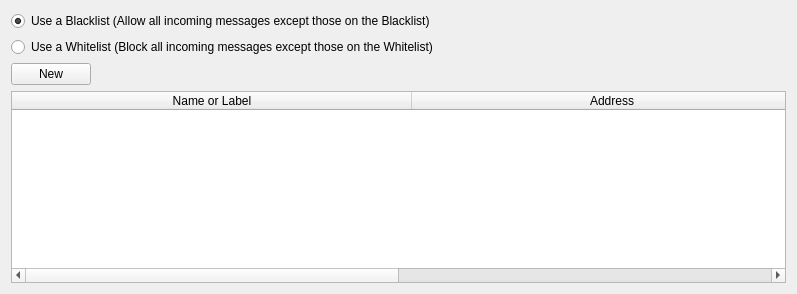
      <widget class="QWidget" name="blackwhitelist">
       <attribute name="icon">
        <iconset resource="bitmessage_icons.qrc">
         <normaloff>:/newPrefix/images/blacklist.png</normaloff>:/newPrefix/images/blacklist.png</iconset>
       </attribute>
       <attribute name="title">
        <string>Blacklist</string>
       </attribute>
       <layout class="QGridLayout" name="gridLayout_6">
        <item row="0" column="0" colspan="2">
         <widget class="QRadioButton" name="radioButtonBlacklist">
          <property name="text">
           <string>Use a Blacklist (Allow all incoming messages except those on the Blacklist)</string>
          </property>
          <property name="checked">
           <bool>true</bool>
          </property>
         </widget>
        </item>
        <item row="1" column="0" colspan="2">
         <widget class="QRadioButton" name="radioButtonWhitelist">
          <property name="text">
           <string>Use a Whitelist (Block all incoming messages except those on the Whitelist)</string>
          </property>
         </widget>
        </item>
        <item row="2" column="0">
         <widget class="QPushButton" name="pushButtonAddBlacklist">
          <property name="text">
           <string>New</string>
          </property>
         </widget>
        </item>
        <item row="2" column="1">
         <spacer name="horizontalSpacer_8">
          <property name="orientation">
           <enum>Qt::Horizontal</enum>
          </property>
          <property name="sizeHint" stdset="0">
           <size>
            <width>689</width>
            <height>20</height>
           </size>
          </property>
         </spacer>
        </item>
        <item row="3" column="0" colspan="2">
         <widget class="QTableWidget" name="tableWidgetBlacklist">
          <property name="alternatingRowColors">
           <bool>true</bool>
          </property>
          <property name="selectionMode">
           <enum>QAbstractItemView::SingleSelection</enum>
          </property>
          <property name="selectionBehavior">
           <enum>QAbstractItemView::SelectRows</enum>
          </property>
          <property name="sortingEnabled">
           <bool>true</bool>
          </property>
          <attribute name="horizontalHeaderCascadingSectionResizes">
           <bool>true</bool>
          </attribute>
          <attribute name="horizontalHeaderDefaultSectionSize">
           <number>400</number>
          </attribute>
          <attribute name="horizontalHeaderHighlightSections">
           <bool>false</bool>
          </attribute>
          <attribute name="horizontalHeaderShowSortIndicator" stdset="0">
           <bool>false</bool>
          </attribute>
          <attribute name="horizontalHeaderStretchLastSection">
           <bool>true</bool>
          </attribute>
          <attribute name="verticalHeaderVisible">
           <bool>false</bool>
          </attribute>
          <column>
           <property name="text">
            <string>Name or Label</string>
           </property>
          </column>
          <column>
           <property name="text">
            <string>Address</string>
           </property>
          </column>
         </widget>
        </item>
       </layout>
      </widget>
